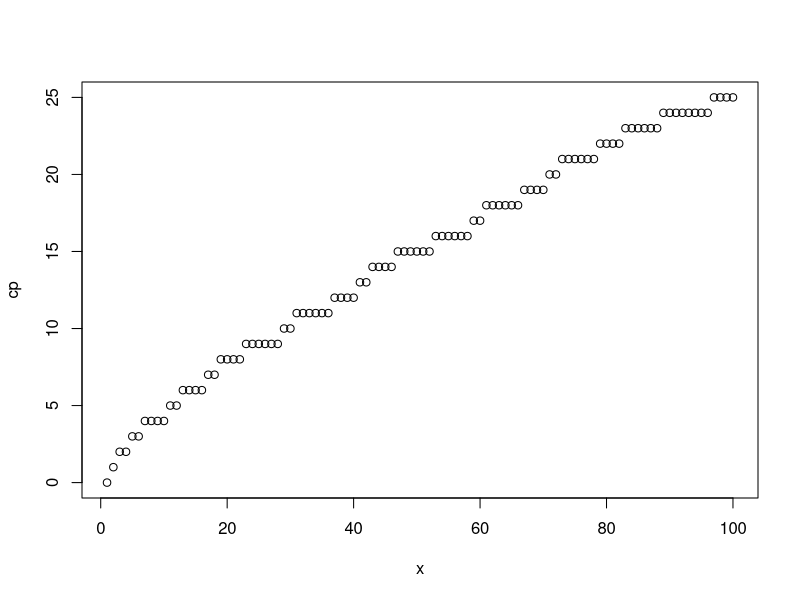

Write the R code that produced this figure.
is_prime <- function(num){
  
  # This example function takes as input a positive integer and outputs Boolean - TRUE if and only if the input is prime.
  
  stopifnot(is.numeric(num),num%%1==0,num>=0) # Stop if the input is not a non-negative integer
  
  t_val <- TRUE # Initialise truth value output with TRUE
  
  if(num<2){
    
    t_val<-FALSE # Output FALSE if input is either 0 or 1
  
    }else if(num>2){
      
      for(i in 2:sqrt(num)){ # Check possible divisors i no greater than sqrt(num)
      
        if(num%%i==0){
          t_val<-FALSE
          break     # if i divides num then num is not prime
          
      }
    }
  }
  
  return(t_val) # return the truth value which says whether or not num is prime
}

## Now let's look at how the cumulative number of primes cp less than or equal x varies with x

n<- 100# number of iterations
x<-seq(n) # a sequence of length n
cp<-integer(n) # a vector of zeros of length n

s=0 # initilise s

for(i in x){
  
  if(is_prime(i)){
    s=s+1
  } # if i is prime then add one to the cumulative sum
  
  cp[i]=s # update the vector
  
}

plot(x,cp)
